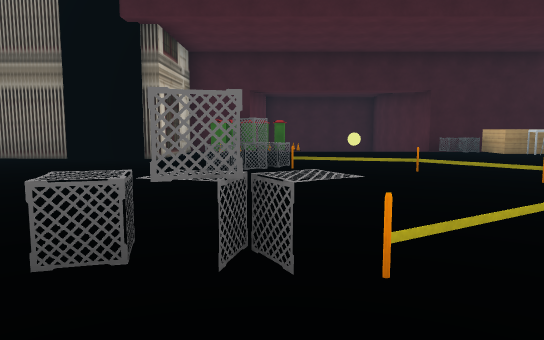
[1] (above)

20 first-person views from a walk through a 3-D level made in the Unity game engine. The camera is 1.2 m above the floor, tilts 6° down and sees 70° across. The floor is counted in squares, 2 m on a side. Each view is taken from the middle of a square. On the plan, view 1 faces up. The plan holds only what a view shows up to about 11 squares ahead; the rest is blank. The place goes on beyond the plan. The player character is not drawn. Door leaves are left out, so doorways stand open. Some surface patterns are stand-ins.

[2]
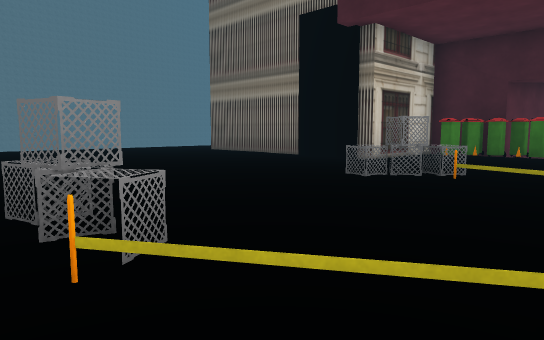

[3]
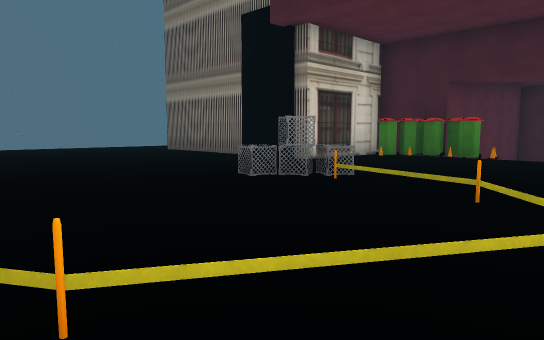

[4]
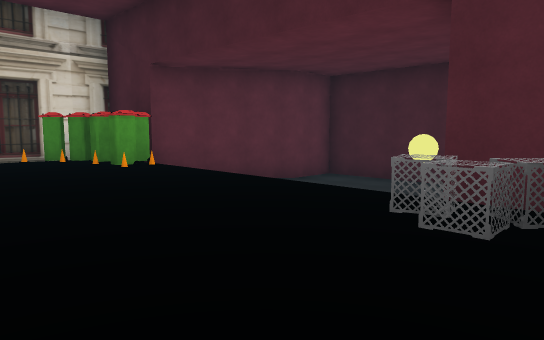

[5]
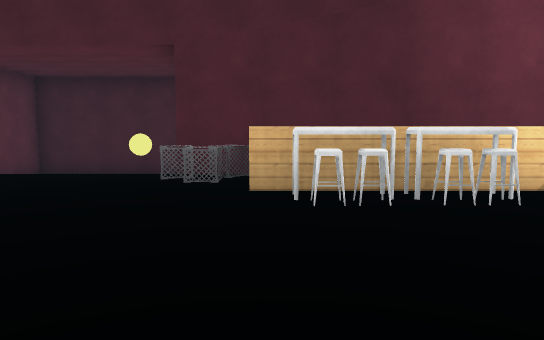

[6]
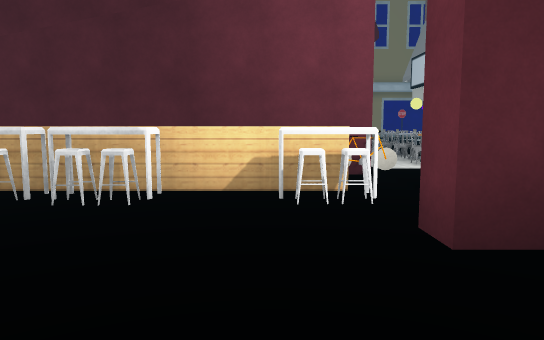

[7]
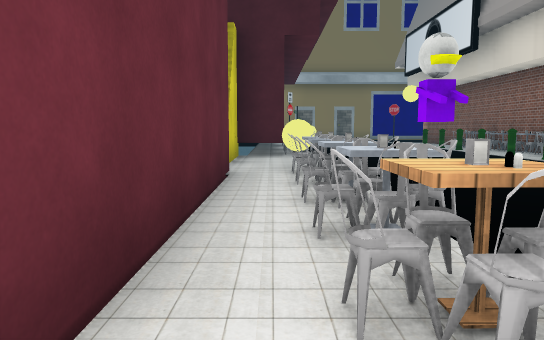

[8]
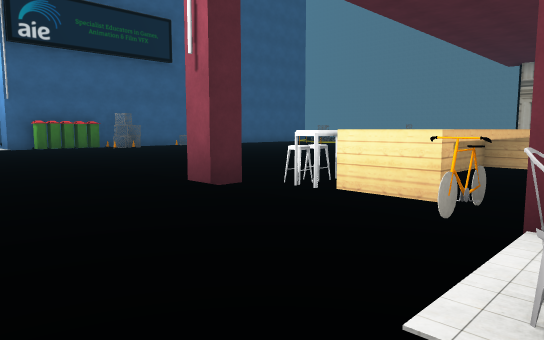

[9]
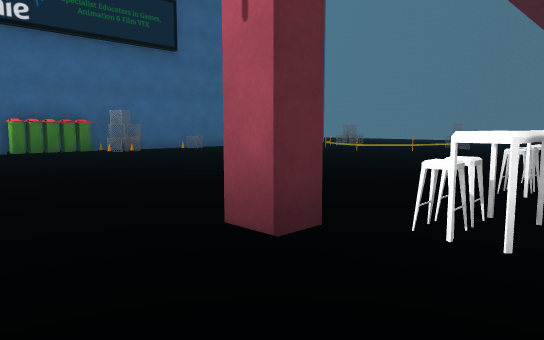

[10]
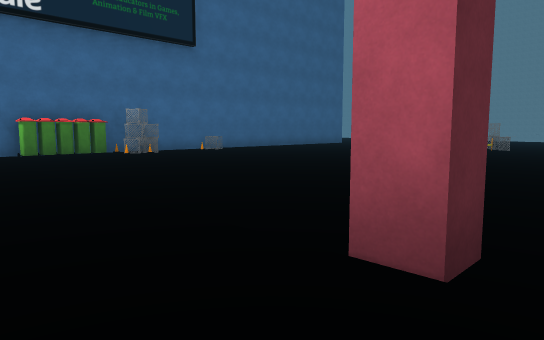

[11]
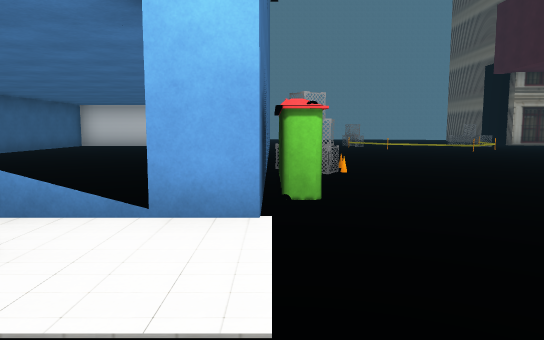

[12]
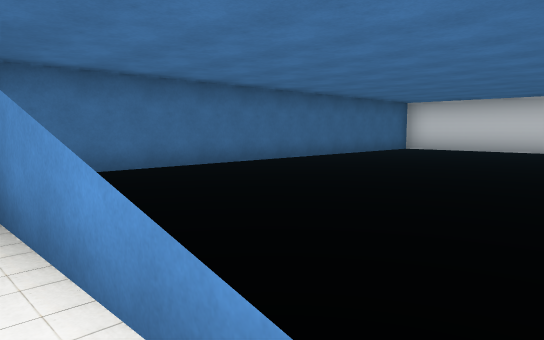

[13]
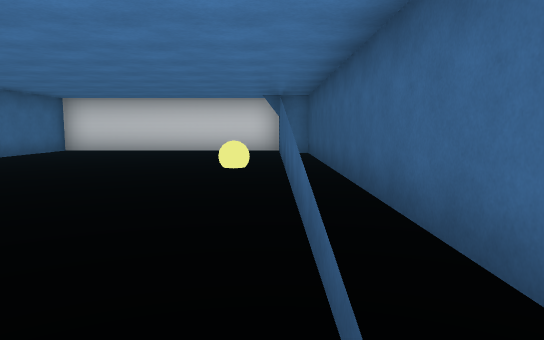

[14]
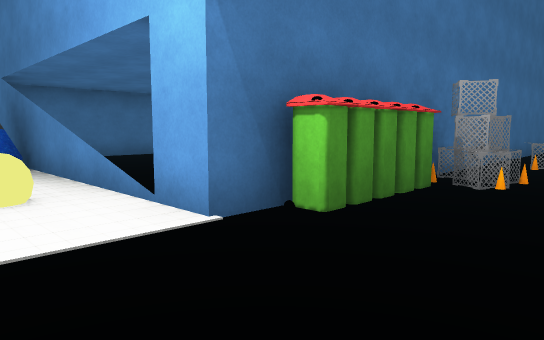

[15]
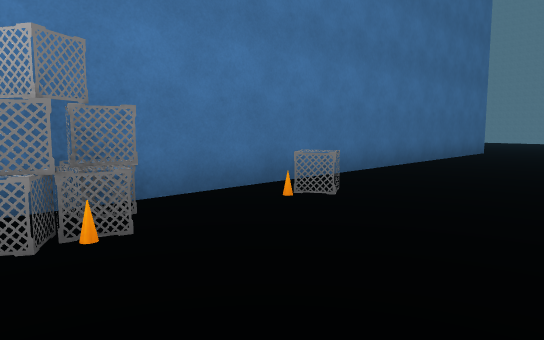

[16]
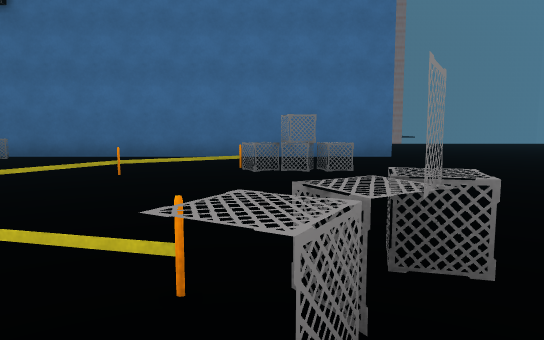

[17]
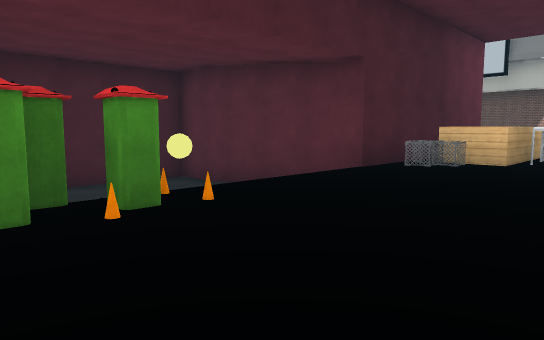

[18]
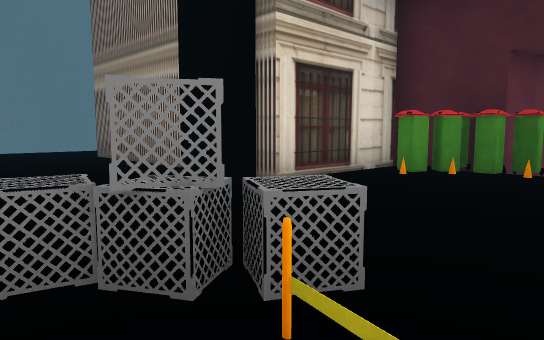

[19]
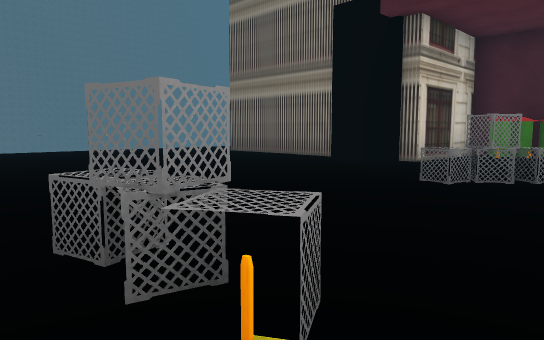

[20]
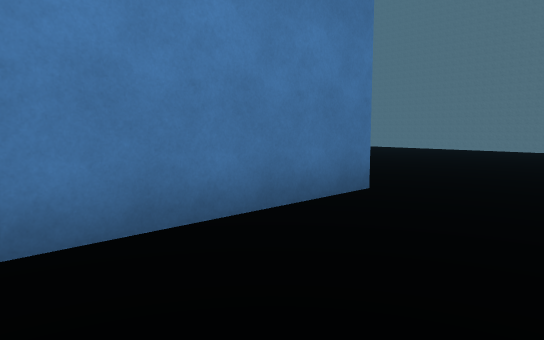

### Floor plan
Key: @ floor where view 1 was taken; # wall or solid block; x gap in a wall; . main floor; - floor 0.25 m lower than the main floor; _ floor 1.25 m lower than the main floor; / step, stairs or slope; = window, fence, low wall or low ledge; ^ raised ledge; v drop or lower ground; O other object.
Columns run from 11 left of view 1 to 13 right of it. Each row starts with its distance up from view 1.
 19                      #
 18                      #
 17            #####      ##x
 16           #_____#    vOO.
 15           #___#_#    #OO.
 14           #/// /#    #OO.
 13           #/   /#    #OO.
 12         ###    /#vv ##OO.
 11         #-OOO---OOOOOO..
 10         #.O.....OOOOO. .
  9 ...######.O.......OOOO .
  8 .....................#
  7 ...................
  6   ........OO....... .
  5 ..........O..=.....
  4 ..............=.......
  3 .......................
  2       ....OO.=.........
  1         ................
  0       .....@....O.OO...
 -1 .........#########OOOO  .
 -2 ......... #..      ....
 -3 ......... #..  =    ..=
 -4   ......  #......    .#
 -5           #......     #
 -6           #......     ^
 -7           #......  .. #
 -8           ############

Positions as (right, up) in squares from view 1, and headings:
1: (0, 0), facing up
2: (2, 1), facing up-left
3: (3, 2), facing up-left
4: (6, 8), facing up-left
5: (6, 6), facing up
6: (9, 6), facing up
7: (11, 11), facing up
8: (13, 12), facing down-left
9: (12, 10), facing down-left
10: (12, 9), facing down-left
11: (13, -1), facing left
12: (11, -2), facing down-left
13: (10, -2), facing left
14: (12, 1), facing down-left
15: (8, 2), facing down-left
16: (0, 7), facing down
17: (-1, 8), facing up-right
18: (1, 5), facing up-left
19: (1, 1), facing up-left
20: (1, 1), facing down-left
